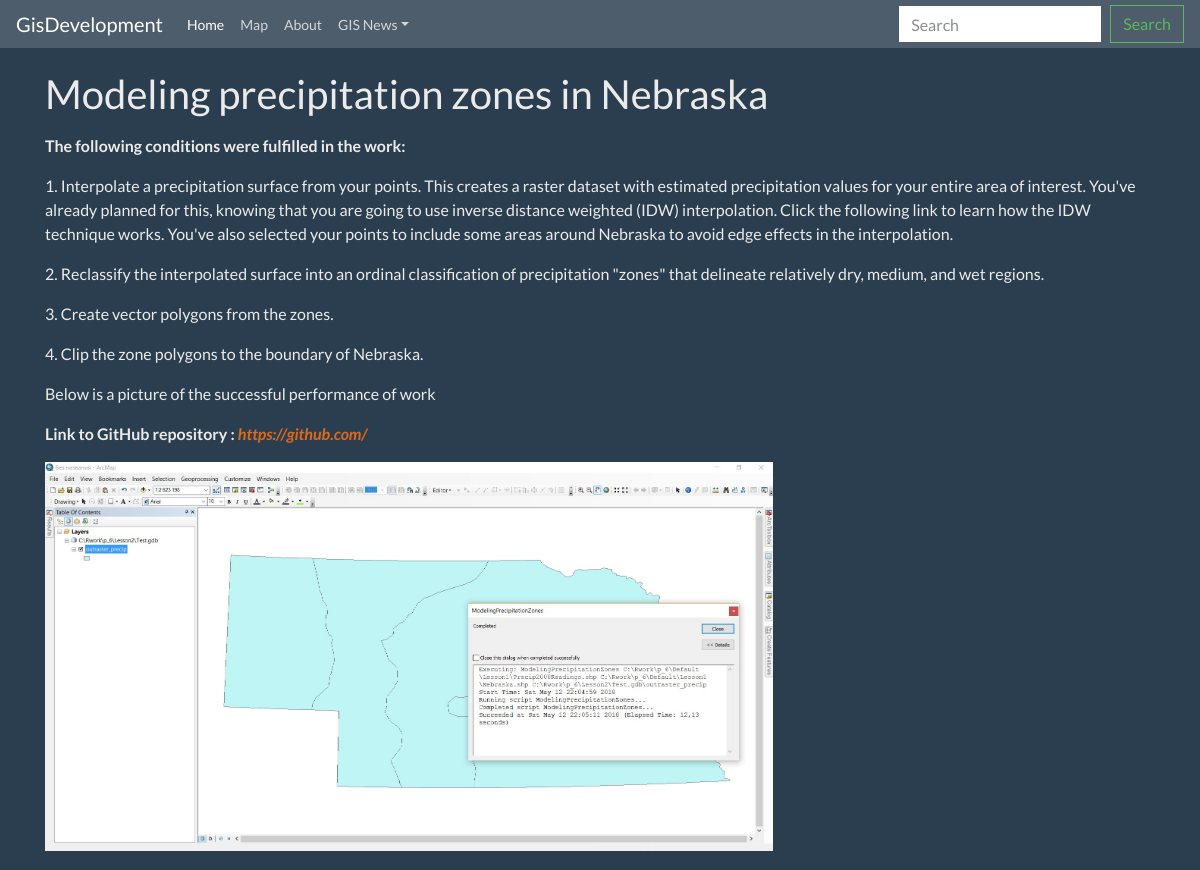
/articles/11/, run on the app's committed database.
### gis/models.py (models this page shows, shortened)
class Articles(models.Model):
    title = models.CharField(max_length=200)
    text = models.TextField()
    user = models.ForeignKey(User)
    image = models.ImageField(upload_to='images', blank=True, null=True)

### gis/views.py (the view)
# urls.py: url(r'^articles/(?P<article_id>[0-9]+)/$', gis.views.show_articles, name='article'),
def show_articles(request, article_id):
    article = get_object_or_404(Articles, id=article_id)
    return render(request, 'gis/article.html', {'article': article})

### gis/templates/gis/article.html (shortened to what this page needs)
{% extends 'gis/base.html' %}
{% block content %}
        <h1>{{ article.title|safe}}</h1>
        <p> {{ article.text|safe }}</p>
        {% if article.image != None %}
            <img src="{{ article.image.url }}" width="728">
        {% else %}
            <p></p>
        {% endif %}
{% endblock %}

### gis/templates/gis/base.html (shortened to what this page needs)
{% load staticfiles %}
<!doctype html>
<html lang="en">
  <head>
    <link href="https://stackpath.bootstrapcdn.com/bootswatch/4.0.0/superhero/bootstrap.min.css" rel="stylesheet">
    <link href="{% static 'gis/style.css' %}"  rel="stylesheet">
  </head>
  <body>
    <nav class="navbar navbar-expand-md navbar-dark bg-dark fixed-top">
      <a class="navbar-brand" href="{% url 'home' %}">GisDevelopment</a>
      <div class="collapse navbar-collapse" id="navbarsExampleDefault">
        <ul class="navbar-nav mr-auto">
          <li class="nav-item active">
            <a class="nav-link" href="{% url 'home' %}">Home <span class="sr-only">(current)</span></a>
          </li>
          <li class="nav-item">
            <a class="nav-link" href="{% url 'map' %}">Map</a>
          </li>
          <li class="nav-item">
            <a class="nav-link" href="{% url 'about' %}">About</a>
          </li>
          <li class="nav-item dropdown">
            <a class="nav-link dropdown-toggle" href="#" id="dropdown01" data-toggle="dropdown" aria-haspopup="true" aria-expanded="false">GIS News</a>
          </li>
        </ul>
        <form class="form-inline my-2 my-lg-0" action="https://www.google.com.ua/search" method="GET" name="f">
          <input class="form-control mr-sm-2" type="text" placeholder="Search" aria-label="Search" name="q" value="">
          <button class="btn btn-outline-success my-2 my-sm-0" type="submit">Search</button>
        </form>
      </div>
    </nav>
    <main role="main" class="container margin_block">
        {% block content %}{% endblock %}
    </main>
  </body>
</html>

### gis/static/gis/style.css (style rules this page uses)
.margin_block { margin-top:70px }
html, body, #viewDiv { padding: 0; margin: 0; height: 100%; width: 100%; }

### data on the page
Articles: title "Modeling precipitation zones in Nebraska", text "1. Interpolate a precipitation surface from your points. This creates a raster dataset with estimated precipitation values for your entire area of interest. You've already planned for this, knowing that you are going to use inverse distance weighted (IDW) interpolation. Click the following link to learn how the IDW technique works. You've also selected your points to include some areas around Nebraska to avoid edge effects in the interpolation. 2. Reclassify the interpolated surface into an ordinal classification of precipitation \"zones\" that delineate relatively dry, medium, and wet regions. 3. Create vector polygons from the zones. 4. Clip the zone polygons to the boundary of Nebraska.…", image (picture)
